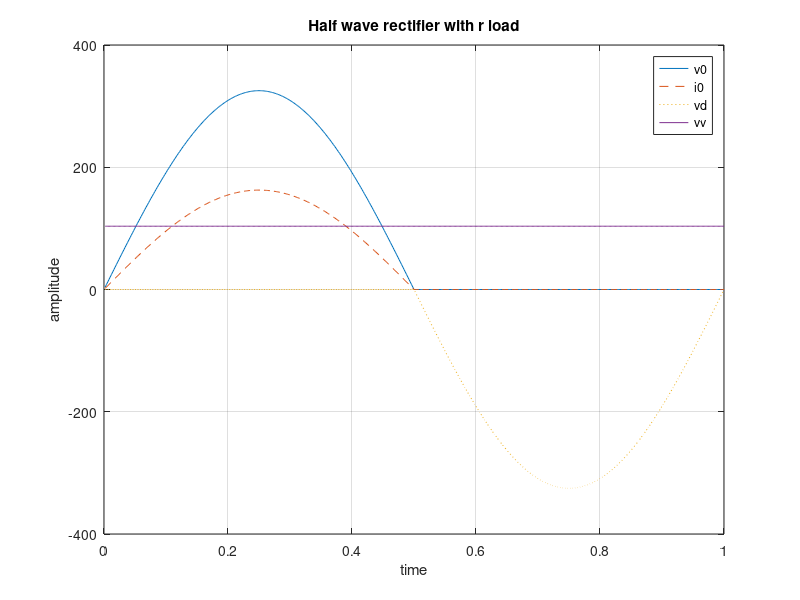

The MATLAB script that drew this image:
% Half wave rectifier with r load
clc;
clear;close all; 
f=500;
t=1/f:1/f:1;
x=sin(2*pi*t);
em=230*sqrt(2);
r=2;
es=em*sin(2*pi*t);
vO=es.*(es>=0);
iO=vO/r; 
vd=es-vO;
vdc=em/pi;
vv=ones(size(t))*vdc;
plot (t,es);
xlabel ('time'); 
ylabel ('amplitude');
plot(t,vO,'-',t,iO,'--',t, vd,':',t, vv);
xlabel ('time');
ylabel ('amplitude');
title ('Half wave rectifier with r load');
legend('v0','i0','vd','vv');
grid;

